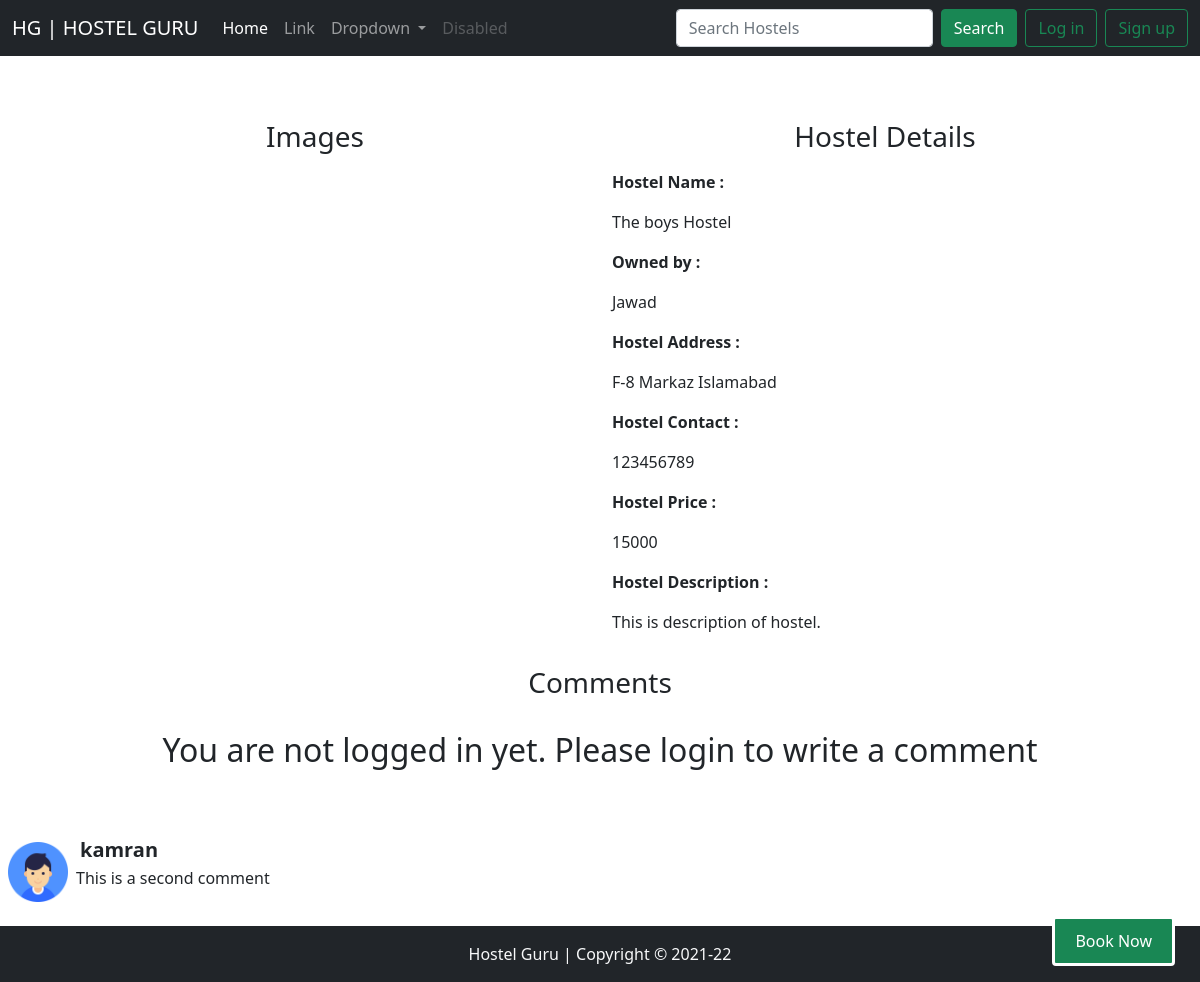
/_viewhostel.php?hostelid=1, run on the app's committed database.
### tables this page shows
CREATE TABLE `hostels` (
  `hostel_id` int(8) NOT NULL,
  `hostel_name` varchar(300) NOT NULL,
  `hostel_owner` varchar(250) NOT NULL,
  `hostel_address` varchar(500) NOT NULL,
  `hostel_phone` varchar(15) NOT NULL,
  `category` varchar(50) NOT NULL,
  `price` int(10) NOT NULL,
  `hostel_city` varchar(100) NOT NULL,
  `time` datetime NOT NULL DEFAULT current_timestamp(),
  `description` text NOT NULL
);

CREATE TABLE `comments` (
  `comment_id` int(10) NOT NULL,
  `coment_content` text NOT NULL,
  `hostel_id` int(10) NOT NULL,
  `comment_by` varchar(150) NOT NULL,
  `comment_time` datetime NOT NULL DEFAULT current_timestamp()
);

CREATE TABLE `students` (
  `std_id` int(7) NOT NULL,
  `first_name` varchar(300) NOT NULL,
  `last_name` varchar(300) NOT NULL,
  `gender` varchar(50) NOT NULL,
  `username` varchar(100) NOT NULL,
  `password` varchar(300) NOT NULL,
  `accound_type` varchar(100) NOT NULL,
  `email` varchar(100) NOT NULL,
  `phone` varchar(20) NOT NULL,
  `created` datetime NOT NULL DEFAULT current_timestamp()
);

### _viewhostel.php (the view, shortened to what this page needs)
<?php
include '_connect_to_database.php';
?>
<!doctype html>
<html lang="en">
<head>
    <link href="https://cdn.jsdelivr.net/npm/bootstrap@5.0.0-beta3/dist/css/bootstrap.min.css" rel="stylesheet">
</head>
<body>
    <?php
    include '_navbar.php';
    ?>
    <?php
    $id = $_GET['hostelid'];
    echo '
                    <div class="container my-5">
                        <div class="row my-4">
                            <div class="col-sm">
                                <h3 class="text-center my-3">Images</h3>
                                <img src="https://source.unsplash.com/500x500/?hostel" class="img-fluid" alt="">
                            </div>
                            <div class="col-sm ">
                                <h3 class="text-center my-3">Hostel Details</h3>
                                ';
    $sql = "SELECT * FROM `hostels` WHERE `hostel_id` = '$id'";
    $result = mysqli_query($con, $sql);
    while ($row = mysqli_fetch_assoc($result)) {
        $hostelname = $row['hostel_name'];
        $hostelowner = $row['hostel_owner'];
        $hosteldesc = $row['description'];
        $hostelprice = $row['price'];
        $hosteladdress = $row['hostel_address'];
        $hostelphone = $row['hostel_phone'];
        echo '
                    <p > <b>Hostel Name : </b> </p>
                     <p >  ' . $hostelname . '</p>
                    <p > <b>Owned by : </b> </p>
                     <p >  ' . $hostelowner . '</p>
                    <p > <b>Hostel Address : </b> </p>
                     <p >  ' . $hosteladdress . '</p>
                    <p > <b>Hostel Contact : </b> </p>
                     <p >  ' . $hostelphone . '</p>
                    <p > <b>Hostel Price : </b> </p>
                     <p >  ' . $hostelprice . '</p>
                    <p > <b>Hostel Description : </b> </p>
                     <p >  ' . $hosteldesc . '</p>
                    </div>
                    <h3 class="text-center my-3">Comments</h3>
                    ';
    }
    if (isset($_SESSION['loggedin']) && $_SESSION['loggedin'] == true) {
        echo '
                            <div class="col-sm">
                                <form action="' . $_SERVER['REQUEST_URI'] . '" method="POST">
                                    <label for="" class="form-label">Post a Comment</label>
                                    <textarea name="comment" class="form-control" id="" cols="30" rows="5"></textarea>
                                    <input type="hidden" class="form-control" value="' . $_SESSION["stdid"] . '"  id="title" name="stdid" aria-describedby="emailHelp">
                                    <button type="submit" class="btn btn-primary my-3">Post Comment</button>
                                </form>
                                </div>
                                </div>
                ';
    } else {
        echo '
  <h2 class="my-3 text-center">You are not logged in yet. Please login to write a comment</h2>
  </div>
  </div>
   ';
    }
    $sql = "SELECT * FROM `comments` WHERE `hostel_id` = $id";
    $results = mysqli_query($con, $sql);
    while ($row = mysqli_fetch_assoc($results)) {
        $content = $row['coment_content'];
        $commentby = $row['comment_by'];
        $sql2 = "SELECT * FROM `students` WHERE std_id = '$commentby'";
        $result2 = mysqli_query($con, $sql2);
        $row2 = mysqli_fetch_assoc($result2);
        echo '
                    <div class="media my-3 " style="display: flex;">
                        <img src="defaultuser.png" width="60px" height="60px" class="m-2 " alt="...">
                        <div class="media-body">
                            <h5 class="m-1"><b>' . $row2['username'] . '</b></h5>
                            <p class="pl-2">
                                ' . $content . '
                            </p>
                        </div>
                    </div>
                </div>
    ';
    }
    ?>
<?php
echo '<div id="mybutton">
<button class="feedback"><a class="booknow" href="_bookhostel.php?hostelid='.$id.'">Book Now</a> </button>
</div>
';
?>
    <?php
    include '_footer.php';
    ?>
</body>
</html>

### _viewhostel.php (style rules this page uses)
.booknow { text-decoration: none; color: white; }
.feedback { background-color : #198754; color: white; padding: 10px 20px; border-radius: 4px; border:3px solid; animation-name: btn; animation-duration: 2s; animation-iteration-count: infinite; }
#mybutton { position: fixed; bottom: 16px; right: 25px; transition: 3s; }

### data on the page
hostels: hostel_name "The boys Hostel", hostel_owner "Jawad", hostel_address "F-8 Markaz Islamabad", hostel_phone "123456789", price "15000", description "This is description of hostel."
comments: students.username "kamran", coment_content "This is a second comment"
